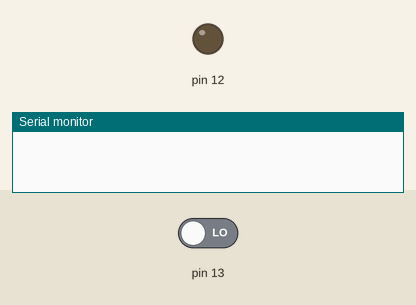
This sketch was run on a simulated Arduino Uno, built with avr-gcc and run on an emulated ATmega328P. On the bench: output pins drawn as LEDs (lit = HIGH), the last lines printed to the serial monitor. Dashed ring = blinking. The inputs (shaded band) are chosen by the test bench; at power-on: pin 13 LOW.

Above: at 1.2 s.
1.3 s: pin 13 driven HIGH
At 1.6 s:
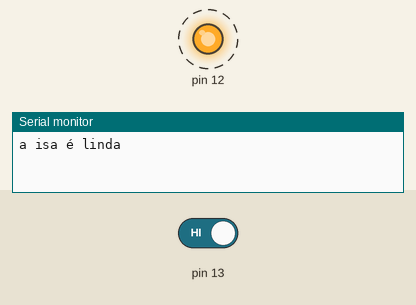
4.3 s: pin 13 driven LOW
At 5.8 s:
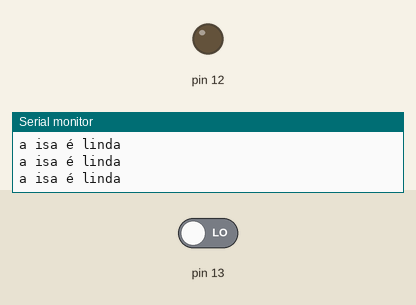
Timing chart, 0 to 7.3 s (numbered marks = the images above; inputs shaded):
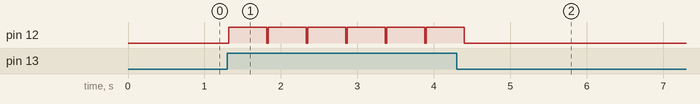

The sketch:

bluetooth_serial.ino
```cpp
#include <SoftwareSerial.h>

SoftwareSerial modulo(2, 3);

void setup() {
pinMode(13, INPUT);
modulo.begin(9600);
pinMode(12, OUTPUT);
Serial.begin(9600);
}

void loop() {
  if (modulo.available()) {
    Serial.write(modulo.read());
  }
  if (Serial.available()) {
    modulo.write(Serial.read());
  }
  if(digitalRead(13) == HIGH){
    modulo.println("a isa é linda");
    Serial.println("a isa é linda");
    digitalWrite(12, HIGH);
    delay(500);
    digitalWrite(12, LOW);
  }
}
```

Measured:
- after the input at 1.3 s, pin 12: alternates HIGH for 0.50 s and LOW for 0.02 s, starting at once
- after the input at 4.3 s, pin 12: goes on until 4.4 s, then stays LOW
